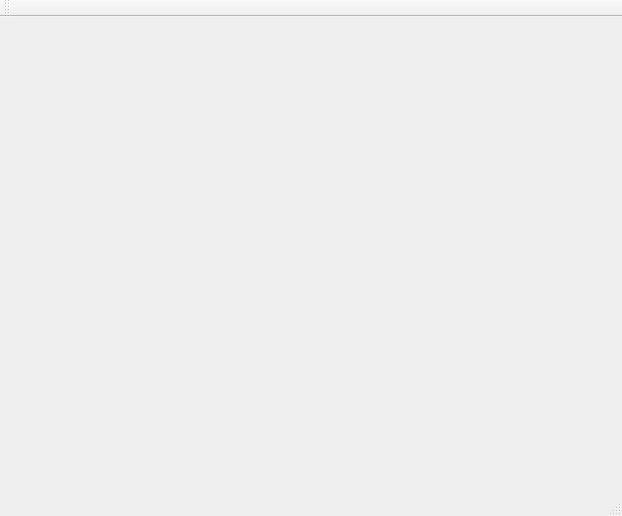
<?xml version="1.0" encoding="UTF-8"?>
<ui version="4.0">
 <class>MainWindow</class>
 <widget class="QMainWindow" name="MainWindow">
  <property name="geometry">
   <rect>
    <x>0</x>
    <y>0</y>
    <width>622</width>
    <height>516</height>
   </rect>
  </property>
  <property name="windowTitle">
   <string>MainWindow</string>
  </property>
  <widget class="QWidget" name="centralWidget"/>
  <widget class="QMenuBar" name="menuBar">
   <property name="geometry">
    <rect>
     <x>0</x>
     <y>0</y>
     <width>622</width>
     <height>29</height>
    </rect>
   </property>
  </widget>
  <widget class="QToolBar" name="mainToolBar">
   <attribute name="toolBarArea">
    <enum>TopToolBarArea</enum>
   </attribute>
   <attribute name="toolBarBreak">
    <bool>false</bool>
   </attribute>
  </widget>
  <widget class="QStatusBar" name="statusBar"/>
 </widget>
 <layoutdefault spacing="6" margin="11"/>
 <resources/>
 <connections/>
</ui>
